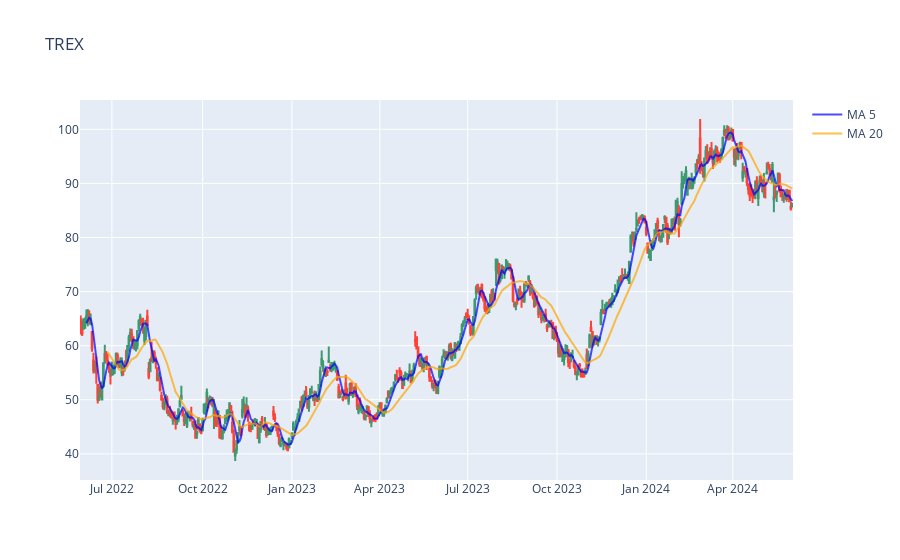

The code cell stored with this chart in its notebook:
### Markdown cell above
2.nd version

### Code cell
import plotly.graph_objects as go
import pandas as pd

# first declare an empty figure
fig = go.Figure()
# add OHLC trace
fig.add_trace(go.Candlestick(x=df.index,
                             open=df['Open'],
                             high=df['High'],
                             low=df['Low'],
                             close=df['Close'],
                             showlegend=False))
# add moving average traces
fig.add_trace(go.Scatter(x=df.index,
                         y=df['MA5'],
                         opacity=0.7,
                         line=dict(color='blue', width=2),
                         name='MA 5'))
fig.add_trace(go.Scatter(x=df.index,
                         y=df['MA20'],
                         opacity=0.7,
                         line=dict(color='orange', width=2),
                         name='MA 20'))
# hide dates with no values
fig.update_xaxes(rangebreaks=[dict(values=dt_breaks)])
# remove rangeslider
fig.update_layout(xaxis_rangeslider_visible=False)
# add chart title
fig.update_layout(title="TREX")

### Figure 1 — Plotly figure (JSON) as saved in the notebook; plotly's stock layout.template omitted (floating-point values rounded to 4 significant figures; data arrays with more than 128 entries replaced by an {"elided": "..."} marker saying what was removed)
{"data": [{"close": {"elided": "503 float values"}, "high": {"elided": "503 float values"}, "low": {"elided": "503 float values"}, "open": {"elided": "503 float values"}, "showlegend": false, "type": "candlestick", "x": {"elided": "503 str values"}}, {"line": {"color": "blue", "width": 2}, "name": "MA 5", "opacity": 0.7, "type": "scatter", "x": {"elided": "503 str values"}, "y": {"elided": "503 float values"}}, {"line": {"color": "orange", "width": 2}, "name": "MA 20", "opacity": 0.7, "type": "scatter", "x": {"elided": "503 str values"}, "y": {"elided": "503 float values"}}], "layout": {"title": {"text": "TREX"}, "xaxis": {"rangebreaks": [{"values": {"elided": "228 str values"}}], "rangeslider": {"visible": false}}}}
